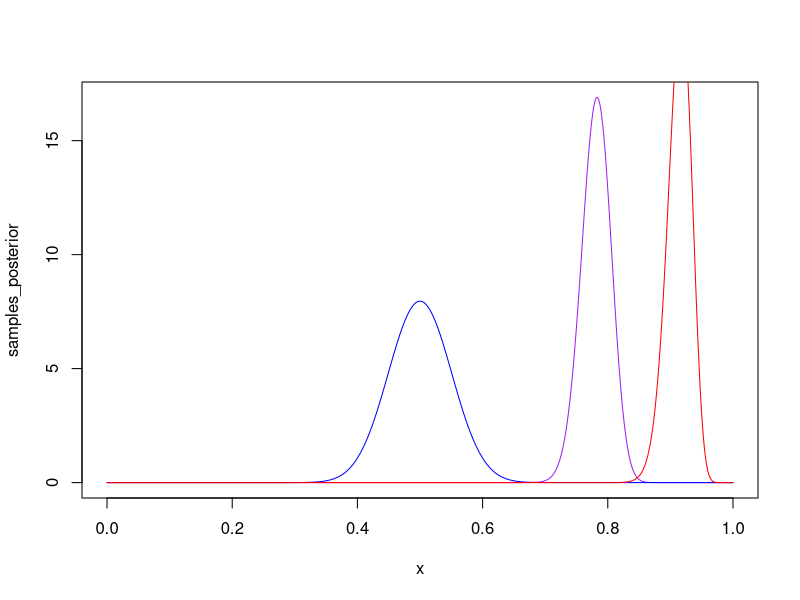
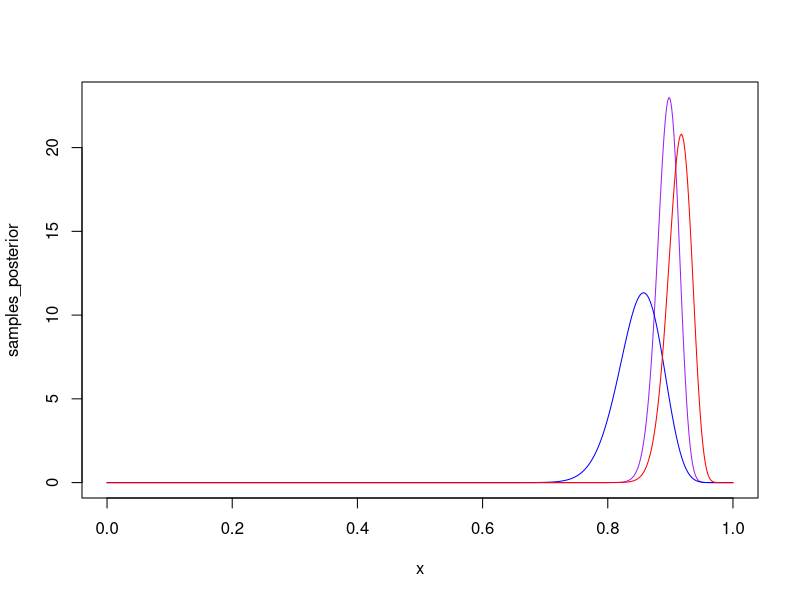
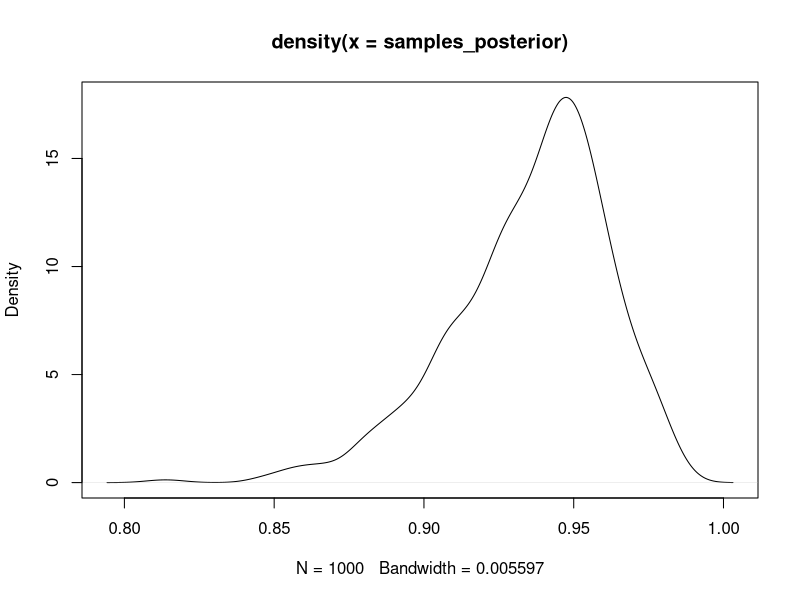
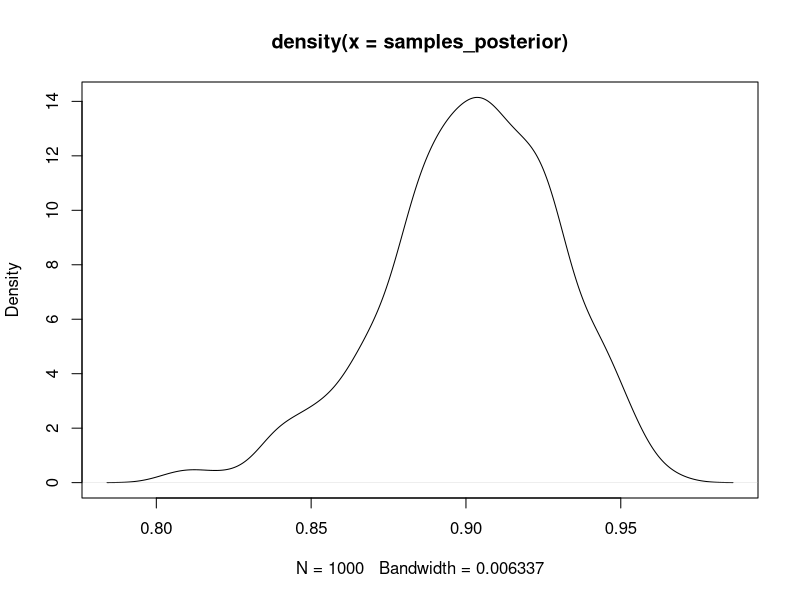
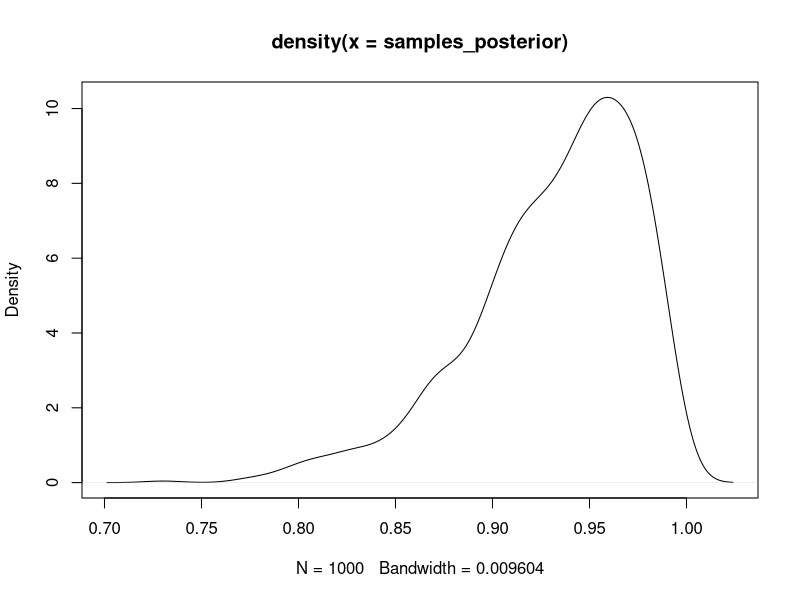
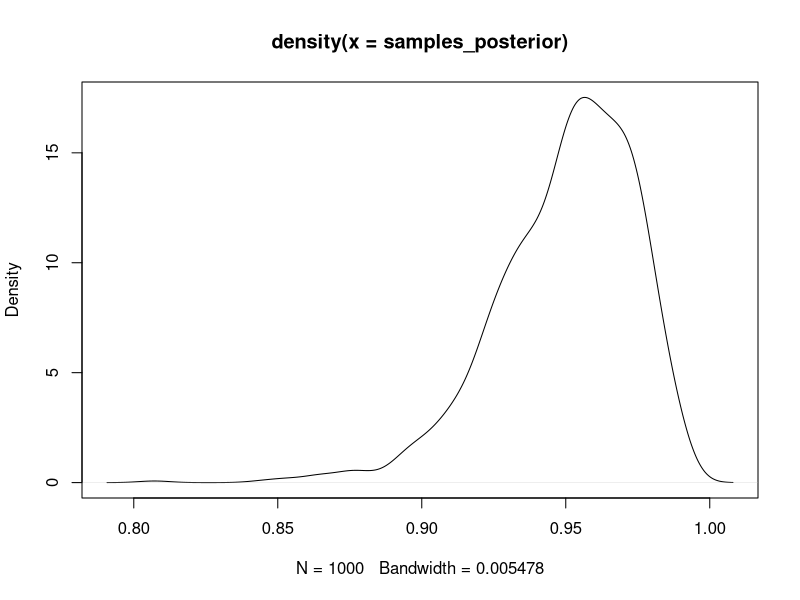
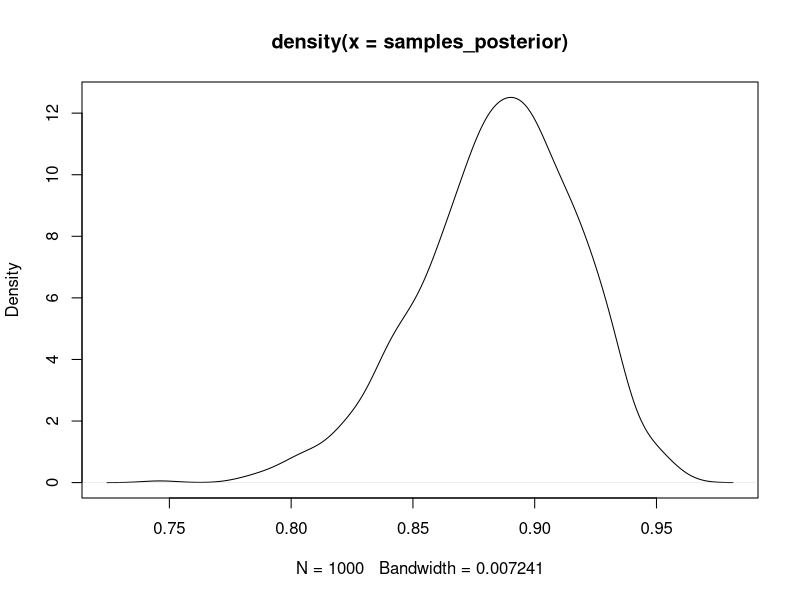

Source code (R) for these figures, in order:
library(readr)

data <- read_csv("ext_2025.csv")

names(data)
# "No"             "Hospital"       "Age"            "Sex"            "Disease2"      
# "Admission_date" "Discharge_date" "Outcome"

data$Hospital <- factor(data$Hospital)
data$Sex <- factor(data$Sex)
data$Disease2 <- factor(data$Disease2)

# Remove Ongoing (33 examples)
data <- data[data$Outcome != 'Ongoing',]

# Finish Factoring
data$Outcome <- factor(data$Outcome)


##################
##### Priors #####
##################

# A) Noninformative Prior.

alpha <- 50
beta <- 50

alpha_posterior <- alpha + nrow(data[data$Outcome == 'Recovered',])
beta_posterior <- beta + nrow(data[data$Outcome == 'Deceased',])

x <- seq(0, 1, length.out = 500)

samples_posterior <- dbeta(x, alpha_posterior, beta_posterior)
samples_prior <- dbeta(x, alpha, beta)
# Likelihood multiplied to put it on the same scale as dbeta * (nrow(data) + 1)
samples_likelihood <- dbinom(nrow(data[data$Outcome == 'Recovered',]), size = nrow(data), prob = x) * (nrow(data) + 1)

plot(x, samples_posterior, xlim = c(0, 1), col = 'purple', type = 'l')
lines(x, samples_prior, col = 'blue')
lines(x, samples_likelihood, col = 'red')

# B) Prior from Research Literature 

alpha <- 85
beta <- 15

alpha_posterior <- alpha + nrow(data[data$Outcome == 'Recovered',])
beta_posterior <- beta + nrow(data[data$Outcome == 'Deceased',])

x <- seq(0, 1, length.out = 500)

samples_posterior <- dbeta(x, alpha_posterior, beta_posterior)
samples_prior <- dbeta(x, alpha, beta)
samples_likelihood <- dbinom(nrow(data[data$Outcome == 'Recovered',]), size = nrow(data), prob = x) * (nrow(data) + 1)

plot(x, samples_posterior, xlim = c(0, 1), col = 'purple', type = 'l')
lines(x, samples_prior, col = 'blue')
lines(x, samples_likelihood, col = 'red')

#####################################
##### Conditional Distributions #####
#####################################

# Sex A)

## A 1) Male

male_data <- data[data$Sex == 'Male', ]

alpha_posterior <- nrow(male_data[male_data$Outcome == 'Recovered',])
beta_posterior <- nrow(male_data[male_data$Outcome == 'Deceased',])

samples_posterior <- rbeta(1000, alpha_posterior, beta_posterior)
plot(density(samples_posterior))


alpha_posterior / (alpha_posterior + beta_posterior) # 93%

# Bayes Stats
# P(R | M) = P(M | R) P(R) / P(M)
p_m <- nrow(male_data) / nrow(data)
p_r <- nrow(data[data$Outcome == 'Recovered',]) / nrow(data)
p_m_given_r <- nrow(data[data$Outcome == 'Recovered' & data$Sex == 'Male',]) / nrow(data[data$Outcome == 'Recovered',])
(p_m_given_r * p_r) / p_m # 93% 

## A 2) Female

female_data <- data[data$Sex == 'Female', ]

alpha_posterior <- nrow(female_data[female_data$Outcome == 'Recovered',])
beta_posterior <- nrow(female_data[female_data$Outcome == 'Deceased',])

samples_posterior <- rbeta(1000, alpha_posterior, beta_posterior)
plot(density(samples_posterior))

alpha_posterior / (alpha_posterior + beta_posterior) # 90%

# Bayes Stats
# P(R | F) = P(F | R) P(R) / P(F)
p_f <- nrow(female_data) / nrow(data)
p_r <- nrow(data[data$Outcome == 'Recovered',]) / nrow(data)
p_f_given_r <- nrow(data[data$Outcome == 'Recovered' & data$Sex == 'Female',]) / nrow(data[data$Outcome == 'Recovered',])
(p_f_given_r * p_r) / p_f # 90% 


# B) Hospital


## B 1) Hospital 1

h1_data <- data[data$Hospital == 'A', ]

alpha_posterior <- nrow(h1_data[h1_data$Outcome == 'Recovered',])
beta_posterior <- nrow(h1_data[h1_data$Outcome == 'Deceased',])

samples_posterior <- rbeta(1000, alpha_posterior, beta_posterior)
plot(density(samples_posterior))

alpha_posterior / (alpha_posterior + beta_posterior) # 93%

# Bayes Stats
# P(R | F) = P(F | R) P(R) / P(F)
p_h1 <- nrow(h1_data) / nrow(data)
p_r <- nrow(data[data$Outcome == 'Recovered',]) / nrow(data)
p_h1_given_r <- nrow(data[data$Outcome == 'Recovered' & data$Hospital == 'A',]) / nrow(data[data$Outcome == 'Recovered',])
(p_h1_given_r * p_r) / p_h1 # 93% 


## B 2) Hospital 2
h2_data <- data[data$Hospital == 'B', ]

alpha_posterior <- nrow(h2_data[h2_data$Outcome == 'Recovered',])
beta_posterior <- nrow(h2_data[h2_data$Outcome == 'Deceased',])

samples_posterior <- rbeta(1000, alpha_posterior, beta_posterior)
plot(density(samples_posterior))

alpha_posterior / (alpha_posterior + beta_posterior) # 95%

# Bayes Stats
# P(R | F) = P(F | R) P(R) / P(F)
p_h2 <- nrow(h2_data) / nrow(data)
p_r <- nrow(data[data$Outcome == 'Recovered',]) / nrow(data)
p_h2_given_r <- nrow(data[data$Outcome == 'Recovered' & data$Hospital == 'B',]) / nrow(data[data$Outcome == 'Recovered',])
(p_h2_given_r * p_r) / p_h2 # 95% 

## B 3) Hospital 3
h3_data <- data[data$Hospital == 'C', ]

alpha_posterior <- nrow(h3_data[h3_data$Outcome == 'Recovered',])
beta_posterior <- nrow(h3_data[h3_data$Outcome == 'Deceased',])

samples_posterior <- rbeta(1000, alpha_posterior, beta_posterior)
plot(density(samples_posterior))

alpha_posterior / (alpha_posterior + beta_posterior) # 88%

# Bayes Stats
# P(R | F) = P(F | R) P(R) / P(F)
p_h3 <- nrow(h3_data) / nrow(data)
p_r <- nrow(data[data$Outcome == 'Recovered',]) / nrow(data)
p_h3_given_r <- nrow(data[data$Outcome == 'Recovered' & data$Hospital == 'C',]) / nrow(data[data$Outcome == 'Recovered',])
(p_h3_given_r * p_r) / p_h3 # 88% 
